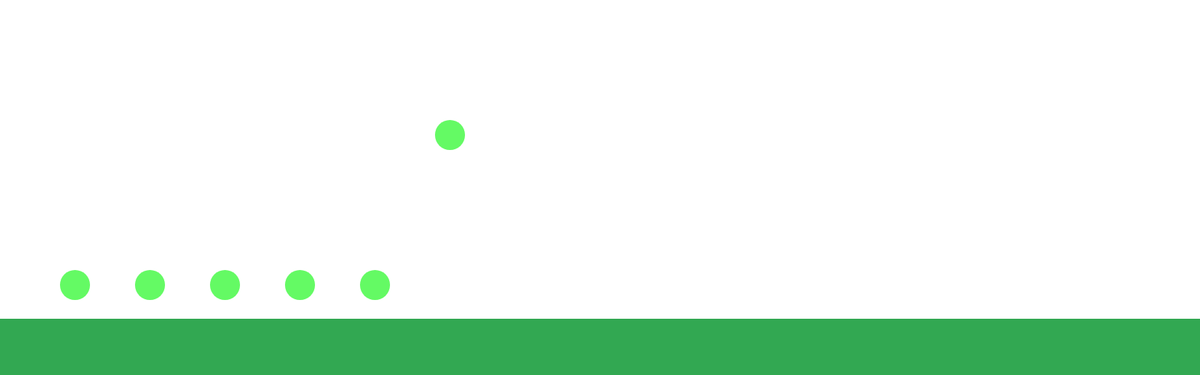
Frame 1 (no input)
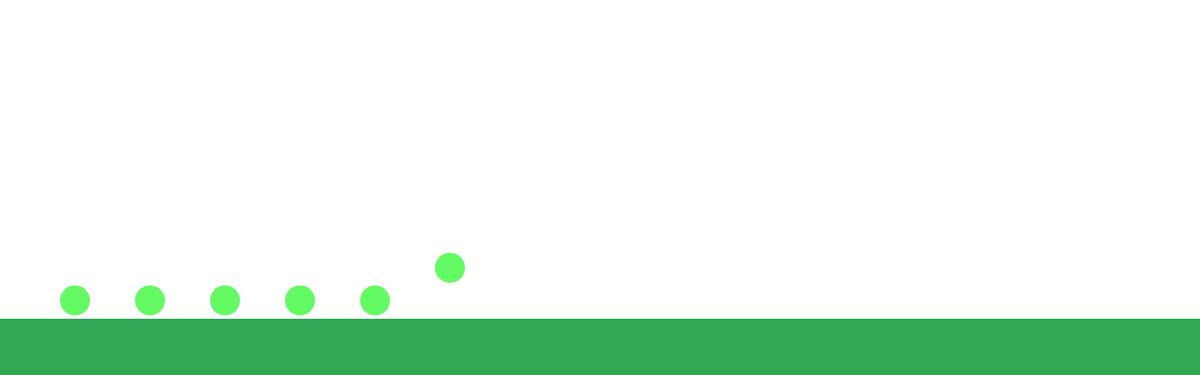
Frame 60 (no input)
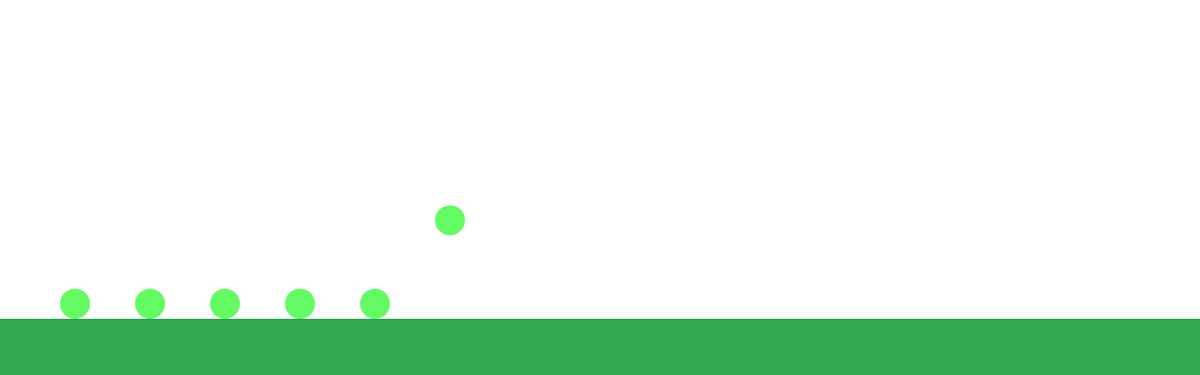
Frame 120 (the mouse pressed at the canvas centre since frame 60)

The p5.js sketch that drew these frames (run headless with seeded random() and noise() and a simulated clock; from frame 60 on, the mouse is pressed at the canvas centre):

// p5.js sketch
// ── sketch.js
let balls=[];
let gravity=0.1;


function setup(){
    createCanvas(1600,500);
    angleMode(DEGREES);
    g = new game();
    balls[g.ballCount] = new ball(100,380);
    balls[g.ballCount] = new ball(200,380);
    balls[g.ballCount] = new ball(300,380);
    balls[g.ballCount] = new ball(400,380);
    balls[g.ballCount] = new ball(500,380);
    balls[g.ballCount] = new ball(600,180); 
}

function draw(){
    background(255);
    fill(50, 168, 82);
    noStroke();
    rect(0,425,1600,100); 
    g.update();
    g.show();
}

function mousePressed(){
    g.press();
}
function mouseReleased(){
    g.release();
}
// ── ball.js
//Drag and release Angry Birds style to shoot the balls

class ball{
    constructor(x,y){
        this.x=x;
        this.y=y;
        this.aiming=false;
        this.shot=true;
        this.angle;
        this.velocity=0;
        this.vX=0.0;
        this.vY=0.0;
        this.temp=0;
        g.ballCount++;
    }
    update(){
        this.y+=this.vY;
        this.x+=this.vX;
        if(this.y>405){//hits ground
            this.bounce();
        }else{//in the air
            this.vY+=gravity;
            this.airResistance();
        }
        if(this.y<20){
            this.y=max(this.y,20);
            this.vY*=-1;
        }
        if(this.x<20){
            this.x=max(this.x,20);
            this.vX*=-1;
        }else if(this.x>1580){
            this.x=min(this.x,1580);
            this.vX*=-1;
        }
        if(this.vX==0 && this.vY==0){//ball stops moving
            this.shot=false;
            this.velocity=0;
            this.temp=0;
        }
        this.velocity=sqrt(this.vY*this.vY+this.vX*this.vX);
        this.temp=this.velocity;
        
    }
    show(){
        fill(100,250,100);
        noStroke();
        ellipse(this.x,this.y,40,40);
        if(this.aiming){
            stroke(0);
            line(mouseX,mouseY,this.x,this.y);
            noStroke();  
        }
    }

    bounce(){
        this.y=min(this.y,405);
        if(abs(this.vY)>0.5){
            this.vY=-(this.vY*0.7);
        }else{
            this.vY=0;
        }
    }
    airResistance(){
        if(abs(this.vX)>0.7 || this.y!=405){
            this.vX*=0.995;
        }else{
            this.vX=0;;
        }
    }

    press(){
        if(this.aiming==false && this.shot==false && dist(mouseX,mouseY,this.x,this.y)<=20){
            this.aiming=true;
        }
    }
    release(){
        if(this.aiming){
            this.angle=int(atan(abs(mouseY-this.y)/abs(this.x-mouseX))); 
            this.velocity=sqrt((this.x-mouseX)*(this.x-mouseX)+(mouseY-this.y)*(mouseY-this.y))/10.0;
            if(mouseX<=this.x){
                this.vX=this.velocity*cos(this.angle);
            }else{
                this.vX=-this.velocity*cos(this.angle);
            }
            if(mouseY>=this.y){
                this.vY=-this.velocity*sin(this.angle);
            }else{
                this.vY=this.velocity*sin(this.angle);
            }
            this.shot=true; 
            this.aiming=false;
        }
    }
}
// ── game.js
class game{
    constructor(){
        this.ballCount=0;
    }

    update(){
        for(let i=0;i<this.ballCount;i++){
            balls[i].update();
            balls[i].temp=balls[i].velocity;
        }
        for(let i=0;i<this.ballCount;i++){
            for(let j=0;j<this.ballCount;j++){
                if(dist(balls[i].x,balls[i].y,balls[j].x,balls[j].y)<=40 && i!=j){
                    this.ballUpdate(i,j);
                    this.ballUpdate(j,i);
                }
            }
        }
    }

    ballUpdate(i,j){
        if(balls[i].y<=balls[j].y){
            balls[i].angle=atan((balls[i].y-balls[j].y)/(balls[i].x-balls[j].x));
        }else{
            balls[i].angle=atan((balls[j].y-balls[i].y)/(balls[j].x-balls[i].x));
        }

        balls[i].velocity=balls[j].temp;

        if(balls[j].x<=balls[i].x){
            balls[i].vX=balls[i].velocity*cos(balls[i].angle);
        }else{
            balls[i].vX=-balls[i].velocity*cos(balls[i].angle);
        }

        if(balls[j].y>=balls[i].y){
            balls[i].vY=-balls[i].velocity*sin(balls[i].angle);
        }else{
            balls[i].vY=balls[i].velocity*sin(balls[i].angle);
        }

    }

    show(){
        for(let i=0;i<this.ballCount;i++){
            balls[i].show();
        }
    }

    press(){
        for(let i=0;i<this.ballCount;i++){
            balls[i].press();
        }
    }

    release(){
        for(let i=0;i<this.ballCount;i++){
            balls[i].release();
        }
    }
}
